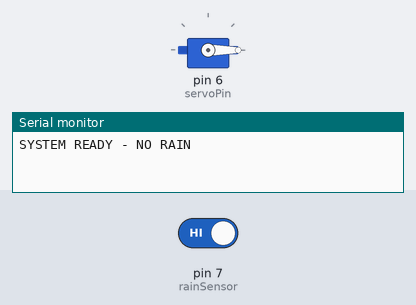
Recording of a sketch running on a simulated Arduino Uno, built with avr-gcc and run on an emulated ATmega328P. On the bench: servo, the last lines printed to the serial monitor. The test bench sets the inputs (shaded band); at power-on: pin 7 (rainSensor) HIGH.

Above: at 1.2 s.
1.3 s: pin 7 (rainSensor) driven LOW
At 2.05 s:
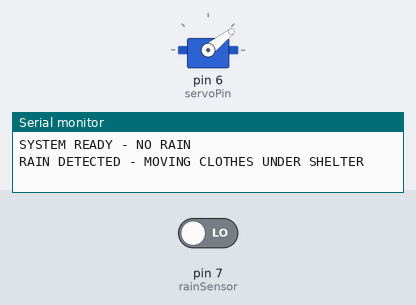
At 3.7 s:
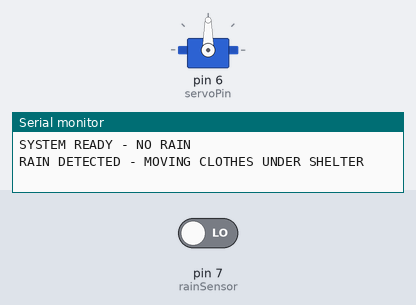
4.3 s: pin 7 (rainSensor) driven HIGH
At 4.77 s:
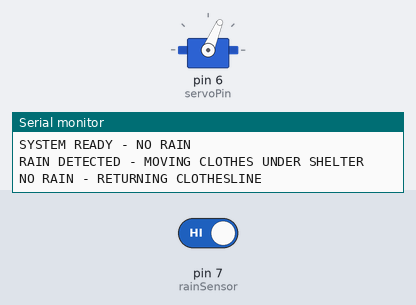
Timing chart, 0 to 7.6 s (numbered marks = the images above; inputs shaded):
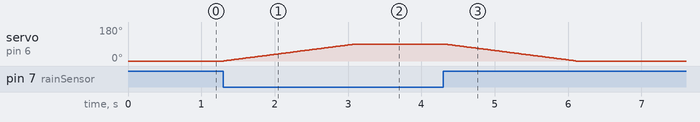

The sketch:

rain_sensor_wowki.ino
```cpp
#include <Servo.h>

Servo clothesline;

const int rainSensor = 7;
const int servoPin = 6;

int currentPosition = 0;
int previousRainState = HIGH;

void setup() {
  pinMode(rainSensor, INPUT_PULLUP);

  clothesline.attach(servoPin);
  clothesline.write(0);

  Serial.begin(9600);
  Serial.println("SYSTEM READY - NO RAIN");
}

void loop() {
  int rainState = digitalRead(rainSensor);

  if (rainState != previousRainState) {
    if (rainState == LOW) {
      Serial.println("RAIN DETECTED - MOVING CLOTHES UNDER SHELTER");
    } else {
      Serial.println("NO RAIN - RETURNING CLOTHESLINE");
    }

    previousRainState = rainState;
  }

  int targetPosition = (rainState == LOW) ? 90 : 0;

  if (currentPosition < targetPosition) {
    currentPosition++;
  } else if (currentPosition > targetPosition) {
    currentPosition--;
  }

  clothesline.write(currentPosition);

  delay(20);
}
```

Measured:
- after the input at 1.3 s, servo on pin 6 (servoPin): moves from 0° to 90° over 1.8 s, starting at once
- after the input at 4.3 s, servo on pin 6 (servoPin): moves from 90° to 0° over 1.8 s, starting at once
